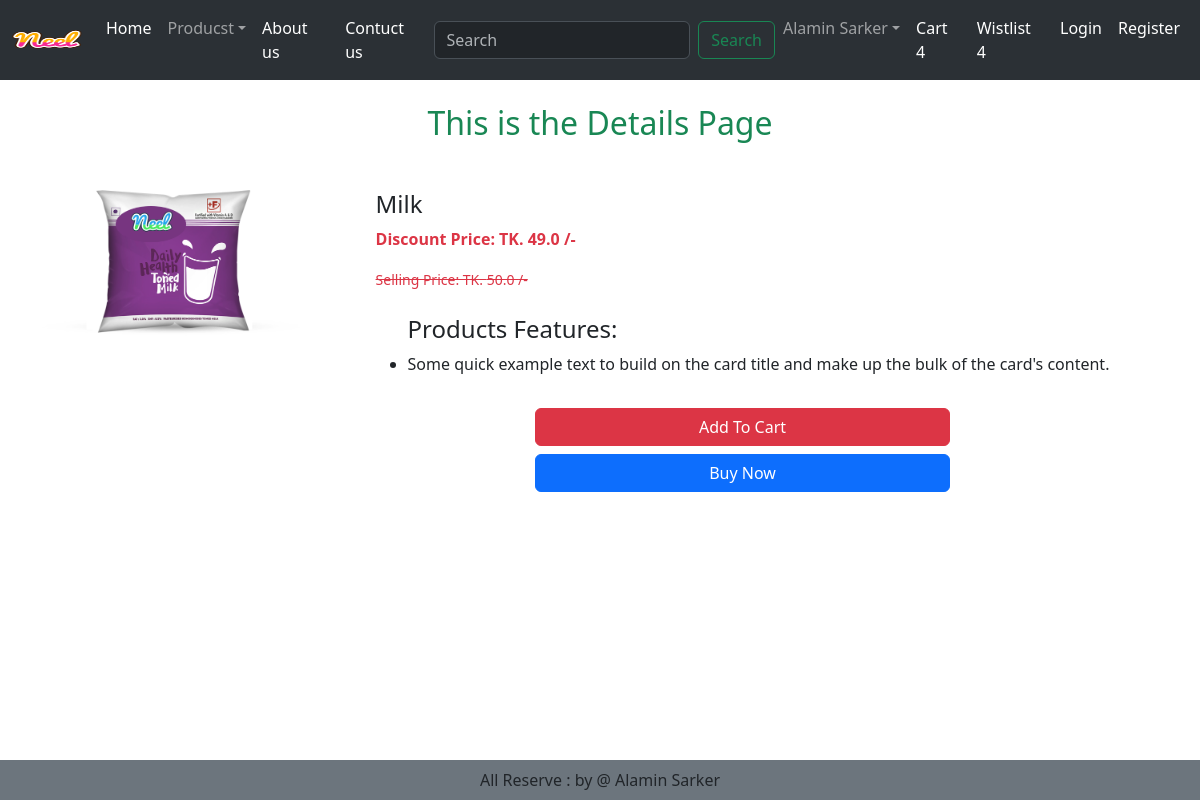
Page /product-details/2 on the committed database.
### mainapp/models.py (models this page shows, shortened)
class Products(models.Model):
    title = models.CharField(max_length=100)
    selling_prices = models.FloatField()
    discount_prices = models.FloatField()
    description = models.TextField()
    composition = models.TextField(default='')
    prodapp = models.TextField(default='')
    category = models.CharField(choices=CHOISE_CATEGORIES, max_length=2)
    product_image = models.ImageField(upload_to='products_images/')
    class Meta:
        db_table = 'products'

### mainapp/views.py (the view)
class ProductDetails(View):
    def get(self, request, pk):
        product = Products.objects.get(pk=pk)
        return render(request, 'mainapp/product-details.html', locals())

### mainapp/templates/mainapp/product-details.html (shortened to what this page needs)
{% extends 'mainapp/base.html' %} {% load static %}  {% block main-content %}
<h2 class="text-success text-center my-4">This is the Details Page</h2>
<div class="container my-5">
  <div class="row">
    <div class="col-sm-3">
      <img
        src="{{ product.product_image.url }}"
        width="300px"
        height="200px"
        alt="Product_Images"
        class="img-fluid"
      />
    </div>
    <div
      class="col-sm-9 d-flex flex-column justify-content-center align-items-center"
    >
      <div>
        <h4>{{product.title}}</h4>
        <p class="text-danger fw-bold">
          Discount Price: TK. {{product.discount_prices}} /-
        </p>
        <small class="text-danger text-decoration-line-through">
          Selling Price: TK. {{product.selling_prices}} /-
        </small>
        <ul class="my-4">
          <h4>Products Features:</h4>
          <li>{{product.description}}</li>
        </ul>
      </div>
      <div class="d-grid gap-2 col-6 mx-auto my-2">
        <button class="btn btn-danger" type="button">Add To Cart</button>
        <button class="btn btn-primary" type="button">Buy Now</button>
      </div>
    </div>
  </div>
</div>
{% endblock main-content %}

### rows in the picture
Products: product_image (picture), title "Milk", discount_prices "49.0", selling_prices "50.0", description "Some quick example text to build on the card title and make up the bulk of the card's content."
